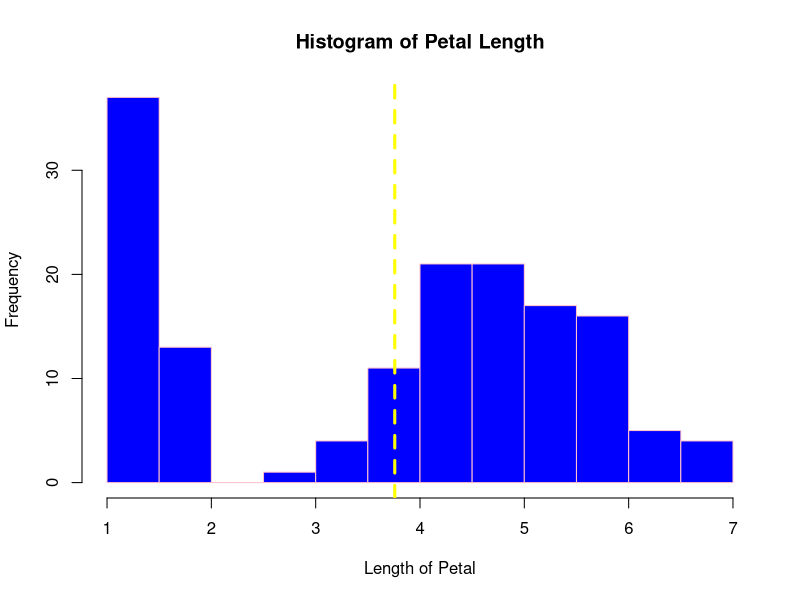

Here is the R script that generated this plot:
# 8/29/2024 
# Spatial Data Science Course 
# Your First Script Assignment 

# sources/references
# https://www.geeksforgeeks.org/histograms-in-r-language/
# R studio help section: Histogram 


# 1. Created a new script for assignment & save file 

# 2. Load the iris dataset 
data("iris") # data() displays list of available datasets
# Add in the specific dataset in data("_name_here_")
library(ggplot2)

# 3. Finding the mean of Petal.Length
petal_length_mean <- mean(iris$Petal.Length)
# assign variable to the mean found  
# iris is the name of the dataset and using $ will direct/display 
# the data from that column 

# 4. Plot the Petal.Length on a histogram graph 
hist(iris$Petal.Length, xlab = "Length of Petal", main = "Histogram of Petal Length", 
     col = 'blue',border = 'pink')
# adding a line of the mean using abline  
abline(v=petal_length_mean, col = "yellow", lty = 2, lwd = 3)
# xlab is the x-axis label
# iris$Sepal.Length will be the x-axis 
# col is the color chosen 
# border is the line color of the border, can also input null(non)



